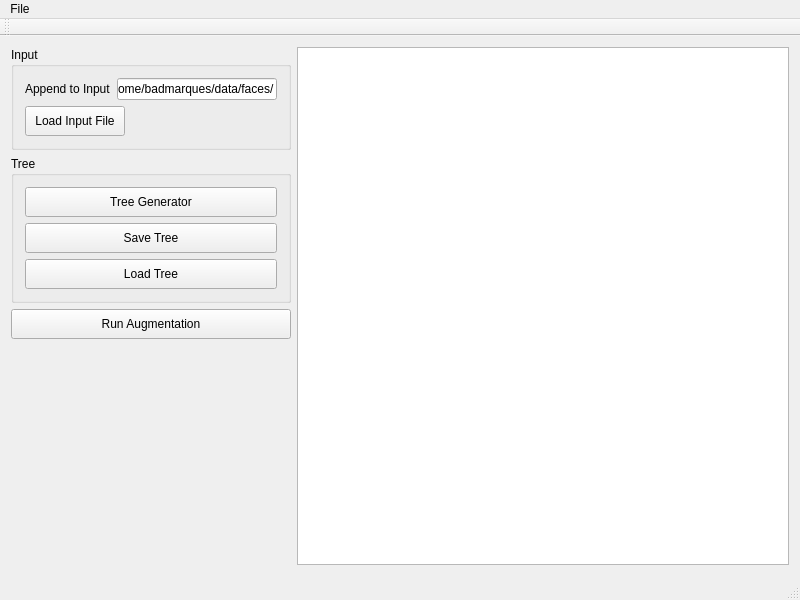
<?xml version="1.0" encoding="UTF-8"?>
<ui version="4.0">
 <class>MainWindow</class>
 <widget class="QMainWindow" name="MainWindow">
  <property name="geometry">
   <rect>
    <x>0</x>
    <y>0</y>
    <width>800</width>
    <height>600</height>
   </rect>
  </property>
  <property name="windowTitle">
   <string>Augmentation Engine</string>
  </property>
  <widget class="QWidget" name="centralWidget">
   <layout class="QHBoxLayout" name="horizontalLayout">
    <item>
     <layout class="QVBoxLayout" name="verticalLayout" stretch="0,0,0,0">
      <property name="sizeConstraint">
       <enum>QLayout::SetDefaultConstraint</enum>
      </property>
      <property name="leftMargin">
       <number>0</number>
      </property>
      <item>
       <widget class="QGroupBox" name="groupBox">
        <property name="minimumSize">
         <size>
          <width>0</width>
          <height>50</height>
         </size>
        </property>
        <property name="maximumSize">
         <size>
          <width>280</width>
          <height>16777215</height>
         </size>
        </property>
        <property name="title">
         <string>Input</string>
        </property>
        <layout class="QVBoxLayout" name="verticalLayout_2">
         <item>
          <layout class="QFormLayout" name="formLayout">
           <property name="bottomMargin">
            <number>0</number>
           </property>
           <item row="0" column="1">
            <widget class="QLineEdit" name="apendText">
             <property name="maximumSize">
              <size>
               <width>200</width>
               <height>16777215</height>
              </size>
             </property>
             <property name="text">
              <string>/home/badmarques/data/faces/</string>
             </property>
            </widget>
           </item>
           <item row="0" column="0">
            <widget class="QLabel" name="appendLabel">
             <property name="text">
              <string>Append to Input</string>
             </property>
            </widget>
           </item>
          </layout>
         </item>
         <item>
          <widget class="QPushButton" name="loadInputFile">
           <property name="minimumSize">
            <size>
             <width>100</width>
             <height>30</height>
            </size>
           </property>
           <property name="maximumSize">
            <size>
             <width>50</width>
             <height>16777215</height>
            </size>
           </property>
           <property name="text">
            <string>Load Input File</string>
           </property>
          </widget>
         </item>
        </layout>
       </widget>
      </item>
      <item>
       <widget class="QGroupBox" name="groupBox_2">
        <property name="minimumSize">
         <size>
          <width>0</width>
          <height>30</height>
         </size>
        </property>
        <property name="maximumSize">
         <size>
          <width>280</width>
          <height>16777215</height>
         </size>
        </property>
        <property name="title">
         <string>Tree</string>
        </property>
        <layout class="QVBoxLayout" name="verticalLayout_3">
         <item>
          <widget class="QPushButton" name="newTreeButton">
           <property name="minimumSize">
            <size>
             <width>100</width>
             <height>30</height>
            </size>
           </property>
           <property name="text">
            <string>Tree Generator</string>
           </property>
          </widget>
         </item>
         <item>
          <widget class="QPushButton" name="saveTreeButton">
           <property name="minimumSize">
            <size>
             <width>100</width>
             <height>30</height>
            </size>
           </property>
           <property name="text">
            <string>Save Tree</string>
           </property>
          </widget>
         </item>
         <item>
          <widget class="QPushButton" name="loadTreeButton">
           <property name="minimumSize">
            <size>
             <width>0</width>
             <height>30</height>
            </size>
           </property>
           <property name="text">
            <string>Load Tree</string>
           </property>
          </widget>
         </item>
        </layout>
       </widget>
      </item>
      <item>
       <widget class="QPushButton" name="Run">
        <property name="minimumSize">
         <size>
          <width>100</width>
          <height>30</height>
         </size>
        </property>
        <property name="maximumSize">
         <size>
          <width>280</width>
          <height>16777215</height>
         </size>
        </property>
        <property name="text">
         <string>Run Augmentation</string>
        </property>
       </widget>
      </item>
      <item>
       <spacer name="verticalSpacer">
        <property name="orientation">
         <enum>Qt::Vertical</enum>
        </property>
        <property name="sizeType">
         <enum>QSizePolicy::Expanding</enum>
        </property>
        <property name="sizeHint" stdset="0">
         <size>
          <width>20</width>
          <height>40</height>
         </size>
        </property>
       </spacer>
      </item>
     </layout>
    </item>
    <item>
     <widget class="QGraphicsView" name="graphicsView">
      <property name="mouseTracking">
       <bool>true</bool>
      </property>
      <property name="sizeAdjustPolicy">
       <enum>QAbstractScrollArea::AdjustToContents</enum>
      </property>
      <property name="dragMode">
       <enum>QGraphicsView::RubberBandDrag</enum>
      </property>
     </widget>
    </item>
   </layout>
  </widget>
  <widget class="QMenuBar" name="menuBar">
   <property name="geometry">
    <rect>
     <x>0</x>
     <y>0</y>
     <width>800</width>
     <height>21</height>
    </rect>
   </property>
   <widget class="QMenu" name="menuFile">
    <property name="title">
     <string>File</string>
    </property>
    <addaction name="actionLoad_Input_File"/>
   </widget>
   <addaction name="menuFile"/>
  </widget>
  <widget class="QToolBar" name="mainToolBar">
   <attribute name="toolBarArea">
    <enum>TopToolBarArea</enum>
   </attribute>
   <attribute name="toolBarBreak">
    <bool>false</bool>
   </attribute>
  </widget>
  <widget class="QStatusBar" name="statusBar">
   <property name="font">
    <font>
     <pointsize>12</pointsize>
     <weight>75</weight>
     <bold>true</bold>
    </font>
   </property>
  </widget>
  <action name="actionLoad_Input_File">
   <property name="text">
    <string>Load Input File</string>
   </property>
  </action>
 </widget>
 <layoutdefault spacing="6" margin="11"/>
 <resources/>
 <connections>
  <connection>
   <sender>loadInputFile</sender>
   <signal>clicked()</signal>
   <receiver>actionLoad_Input_File</receiver>
   <slot>trigger()</slot>
   <hints>
    <hint type="sourcelabel">
     <x>58</x>
     <y>177</y>
    </hint>
    <hint type="destinationlabel">
     <x>-1</x>
     <y>-1</y>
    </hint>
   </hints>
  </connection>
 </connections>
</ui>
